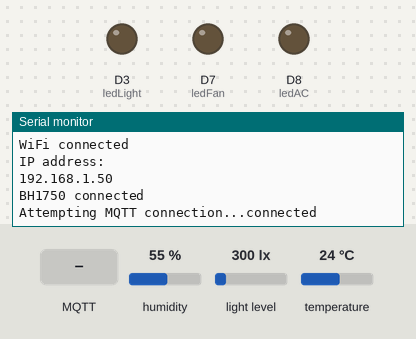
Bench run of a sketch on a simulated ESP8266 (NodeMCU). Shown: output pins drawn as LEDs (lit = HIGH), the last lines printed to the serial monitor. The inputs (shaded band) are chosen by the test bench; at power-on: humidity 55 %, light level 300 lx, temperature 24 °C. WiFi joins after 1.5 s; servers stay silent unless stated; no MQTT or app messages arrive unless stated.

Above: at 2.7 s.
2.8 s: MQTT message "home/device/fan" arrives on the first subscribed topic
At 4.3 s:
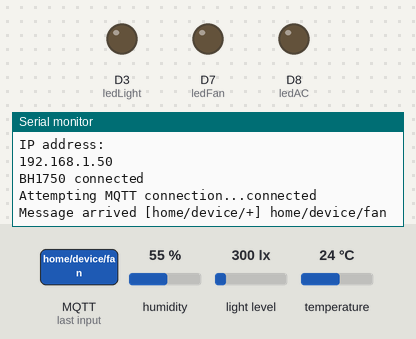
11.5 s: MQTT message "on" arrives on the first subscribed topic
At 12.1 s:
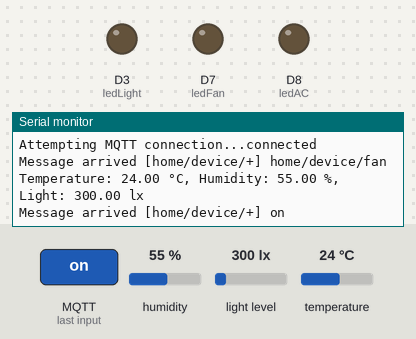
13.0 s: MQTT message "home/device/ac" arrives on the first subscribed topic
At 14.4 s:
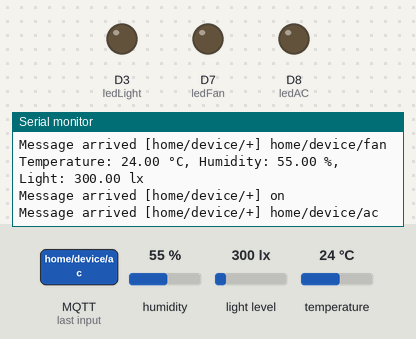

Measured:
- after the input at 2.8 s, the serial monitor: prints a new line at once (image 1)
- after the input at 11.5 s, the serial monitor: prints a new line at once (image 2)
- after the input at 13.0 s, the serial monitor: prints a new line at once (image 3)

The sketch:

final.ino
```cpp
#include <ESP8266WiFi.h>
#include <PubSubClient.h>
#include <DHT.h>
#include <BH1750.h>

BH1750 lightMeter(0x23);

// Cấu hình mạng WiFi
const char* ssid = "Hm";
const char* password = "88888888";

// Cấu hình MQTT
const char* mqtt_server = "172.20.10.2";
const char* mqtt_user = "hminh";
const char* mqtt_password = "B21DCCN522";
const char* sensor_topic = "data/sensor";  // Topic để gửi dữ liệu BH1750 và DHT11
const char* device_topic = "home/device/+";

// Cấu hình chân cảm biến DHT11 và LED
#define DHTPIN D4   // Chân kết nối cảm biến DHT11
#define DHTTYPE DHT11
DHT dht(DHTPIN, DHTTYPE);

const int ledFan = D7;    // LED tượng trưng cho quạt
const int ledAC = D8;     // LED tượng trưng cho điều hòa
const int ledLight = D3;  // LED tượng trưng cho bóng đèn

WiFiClient espClient;
PubSubClient client(espClient);
long lastMsg = 0;
char msg[100];  // Tăng kích thước bộ đệm để chứa dữ liệu từ cả hai cảm biến
int value = 0;

// Hàm kết nối WiFi
void setup_wifi() {
  delay(10);
  Serial.println();
  Serial.print("Connecting to ");
  Serial.println(ssid);

  WiFi.begin(ssid, password);

  while (WiFi.status() != WL_CONNECTED) {
    delay(500);
    Serial.print(".");
  }

  Serial.println("");
  Serial.println("WiFi connected");
  Serial.println("IP address: ");
  Serial.println(WiFi.localIP());
}

// Hàm xử lý khi nhận thông điệp từ MQTT
void callback(char* topic, byte* payload, unsigned int length) {
  Serial.print("Message arrived [");
  Serial.print(topic);
  Serial.print("] ");
  String message = "";
  for (int i = 0; i < length; i++) {
    message += (char)payload[i];
  }
  Serial.println(message);

  // Điều khiển LED dựa trên thông điệp nhận được
  if (String(topic) == "home/device/fan") {
    digitalWrite(ledFan, message == "on" ? HIGH : LOW);
  } else if (String(topic) == "home/device/ac") {
    digitalWrite(ledAC, message == "on" ? HIGH : LOW);
  } else if (String(topic) == "home/device/light") {
    digitalWrite(ledLight, message == "on" ? HIGH : LOW);

  }
}


// Hàm kết nối tới MQTT broker và đăng ký các topic
void reconnect() {
  while (!client.connected()) {
    Serial.print("Attempting MQTT connection...");
    if (client.connect("ESP8266Client", mqtt_user, mqtt_password)) {
      Serial.println("connected");
      client.subscribe(device_topic); // Đăng ký lắng nghe điều khiển thiết bị
    } else {
      Serial.print("failed, rc=");
      Serial.print(client.state());
      Serial.println(" try again in 5 seconds");
      delay(5000);
    }
  }
}

void setup() {
  pinMode(ledFan, OUTPUT);
  pinMode(ledAC, OUTPUT);
  pinMode(ledLight, OUTPUT);

  Serial.begin(115200);
  setup_wifi();
  client.setServer(mqtt_server, 1883);
  client.setCallback(callback);
  dht.begin();

  Wire.begin(D1,D2); //SDA, SCL

  if(lightMeter.begin()) {
    Serial.println("BH1750 connected");
  } else {
    Serial.println("BH1750 not connected");
  }
}

void loop() {
  if (!client.connected()) {
    reconnect();
  }
  client.loop();

  // Đẩy dữ liệu cảm biến DHT11 và BH1750 lên MQTT mỗi 10 giây
  long now = millis();
  if (now - lastMsg > 10000) {
    lastMsg = now;

    // Đọc dữ liệu từ DHT11
    float humidity = dht.readHumidity();
    float temperature = dht.readTemperature();

    // Đọc dữ liệu từ BH1750
    float light = lightMeter.readLightLevel();

    // Kiểm tra nếu dữ liệu không hợp lệ
    if (isnan(humidity) || isnan(temperature) || light == -1) {
      Serial.println("Failed to read from sensors!");
      return;
    }

    // Tạo payload với cả dữ liệu từ DHT11 và BH1750
    String sensorPayload = String("{\"temperature\":") + temperature +
                           ",\"humidity\":" + humidity +
                           ",\"light\":" + light + "}";

    // Chuyển payload thành chuỗi C-style và gửi lên MQTT
    sensorPayload.toCharArray(msg, 100);
    client.publish(sensor_topic, msg);

    Serial.print("Temperature: ");
    Serial.print(temperature);
    Serial.print(" °C, Humidity: ");
    Serial.print(humidity);
    Serial.print(" %, Light: ");
    Serial.print(light);
    Serial.println(" lx");
  }
}
```
